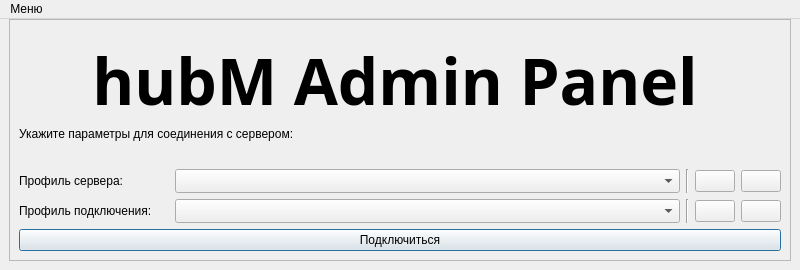
<?xml version="1.0" encoding="UTF-8"?>
<ui version="4.0">
 <class>Launch</class>
 <widget class="QMainWindow" name="Launch">
  <property name="geometry">
   <rect>
    <x>0</x>
    <y>0</y>
    <width>800</width>
    <height>270</height>
   </rect>
  </property>
  <property name="sizePolicy">
   <sizepolicy hsizetype="Fixed" vsizetype="Fixed">
    <horstretch>0</horstretch>
    <verstretch>0</verstretch>
   </sizepolicy>
  </property>
  <property name="minimumSize">
   <size>
    <width>800</width>
    <height>270</height>
   </size>
  </property>
  <property name="maximumSize">
   <size>
    <width>800</width>
    <height>270</height>
   </size>
  </property>
  <property name="windowTitle">
   <string>hubM Admin Panel Connect</string>
  </property>
  <property name="windowIcon">
   <iconset>
    <normaloff>:/res/icon_connect</normaloff>:/res/icon_connect</iconset>
  </property>
  <property name="documentMode">
   <bool>false</bool>
  </property>
  <widget class="QWidget" name="centralwidget">
   <layout class="QGridLayout" name="gridLayout">
    <property name="topMargin">
     <number>0</number>
    </property>
    <item row="0" column="0">
     <widget class="QFrame" name="frame">
      <property name="frameShape">
       <enum>QFrame::Shape::StyledPanel</enum>
      </property>
      <layout class="QVBoxLayout" name="verticalLayout_4">
       <property name="topMargin">
        <number>0</number>
       </property>
       <item>
        <layout class="QHBoxLayout" name="horizontalLayout">
         <item>
          <layout class="QVBoxLayout" name="verticalLayout">
           <property name="sizeConstraint">
            <enum>QLayout::SizeConstraint::SetDefaultConstraint</enum>
           </property>
           <item>
            <widget class="QFrame" name="frame_2">
             <property name="frameShape">
              <enum>QFrame::Shape::NoFrame</enum>
             </property>
             <property name="frameShadow">
              <enum>QFrame::Shadow::Raised</enum>
             </property>
             <property name="lineWidth">
              <number>0</number>
             </property>
             <widget class="QLabel" name="label_5">
              <property name="geometry">
               <rect>
                <x>0</x>
                <y>50</y>
                <width>571</width>
                <height>71</height>
               </rect>
              </property>
              <property name="sizePolicy">
               <sizepolicy hsizetype="Minimum" vsizetype="Minimum">
                <horstretch>0</horstretch>
                <verstretch>0</verstretch>
               </sizepolicy>
              </property>
              <property name="text">
               <string>&lt;html&gt;&lt;head/&gt;&lt;body&gt;&lt;p&gt;Укажите параметры для соединения с сервером:&lt;/p&gt;&lt;/body&gt;&lt;/html&gt;</string>
              </property>
              <property name="textFormat">
               <enum>Qt::TextFormat::RichText</enum>
              </property>
              <property name="scaledContents">
               <bool>false</bool>
              </property>
              <property name="alignment">
               <set>Qt::AlignmentFlag::AlignBottom|Qt::AlignmentFlag::AlignLeading|Qt::AlignmentFlag::AlignLeft</set>
              </property>
             </widget>
             <widget class="QLabel" name="label_9">
              <property name="geometry">
               <rect>
                <x>60</x>
                <y>0</y>
                <width>632</width>
                <height>121</height>
               </rect>
              </property>
              <property name="sizePolicy">
               <sizepolicy hsizetype="Expanding" vsizetype="Expanding">
                <horstretch>0</horstretch>
                <verstretch>0</verstretch>
               </sizepolicy>
              </property>
              <property name="font">
               <font>
                <family>Britannic</family>
                <pointsize>14</pointsize>
                <bold>true</bold>
               </font>
              </property>
              <property name="text">
               <string>&lt;html&gt;&lt;head/&gt;&lt;body&gt;&lt;p&gt;&lt;span style=&quot; font-size:48pt;&quot;&gt;hubM Admin Panel&lt;/span&gt;&lt;/p&gt;&lt;/body&gt;&lt;/html&gt;</string>
              </property>
              <property name="textFormat">
               <enum>Qt::TextFormat::MarkdownText</enum>
              </property>
              <property name="scaledContents">
               <bool>false</bool>
              </property>
              <property name="alignment">
               <set>Qt::AlignmentFlag::AlignCenter</set>
              </property>
             </widget>
             <widget class="QLabel" name="label">
              <property name="geometry">
               <rect>
                <x>670</x>
                <y>50</y>
                <width>71</width>
                <height>71</height>
               </rect>
              </property>
              <property name="maximumSize">
               <size>
                <width>120</width>
                <height>120</height>
               </size>
              </property>
              <property name="pixmap">
               <pixmap resource="resources.qrc">:/res/image/hub_fill.png</pixmap>
              </property>
              <property name="scaledContents">
               <bool>true</bool>
              </property>
              <property name="wordWrap">
               <bool>false</bool>
              </property>
              <property name="openExternalLinks">
               <bool>false</bool>
              </property>
             </widget>
            </widget>
           </item>
          </layout>
         </item>
        </layout>
       </item>
       <item>
        <layout class="QVBoxLayout" name="verticalLayout_5">
         <item>
          <layout class="QVBoxLayout" name="verticalLayout_6">
           <item>
            <layout class="QHBoxLayout" name="horizontalLayout_3">
             <item>
              <widget class="QLabel" name="label_6">
               <property name="minimumSize">
                <size>
                 <width>150</width>
                 <height>0</height>
                </size>
               </property>
               <property name="text">
                <string>Профиль сервера:</string>
               </property>
              </widget>
             </item>
             <item>
              <widget class="QComboBox" name="cb_servers">
               <property name="sizePolicy">
                <sizepolicy hsizetype="MinimumExpanding" vsizetype="Fixed">
                 <horstretch>0</horstretch>
                 <verstretch>0</verstretch>
                </sizepolicy>
               </property>
               <property name="maxVisibleItems">
                <number>15</number>
               </property>
               <property name="maxCount">
                <number>15</number>
               </property>
               <property name="sizeAdjustPolicy">
                <enum>QComboBox::SizeAdjustPolicy::AdjustToMinimumContentsLengthWithIcon</enum>
               </property>
              </widget>
             </item>
             <item>
              <widget class="Line" name="line_2">
               <property name="orientation">
                <enum>Qt::Orientation::Vertical</enum>
               </property>
              </widget>
             </item>
             <item>
              <widget class="QPushButton" name="btn_server_new">
               <property name="text">
                <string/>
               </property>
               <property name="icon">
                <iconset theme="folder-new"/>
               </property>
              </widget>
             </item>
             <item>
              <widget class="QPushButton" name="btn_server_delete">
               <property name="text">
                <string/>
               </property>
               <property name="icon">
                <iconset theme="edit-delete"/>
               </property>
              </widget>
             </item>
            </layout>
           </item>
           <item>
            <layout class="QHBoxLayout" name="horizontalLayout_4">
             <item>
              <widget class="QLabel" name="label_8">
               <property name="minimumSize">
                <size>
                 <width>150</width>
                 <height>0</height>
                </size>
               </property>
               <property name="text">
                <string>Профиль подключения:</string>
               </property>
              </widget>
             </item>
             <item>
              <widget class="QComboBox" name="cb_creds">
               <property name="sizePolicy">
                <sizepolicy hsizetype="MinimumExpanding" vsizetype="Fixed">
                 <horstretch>0</horstretch>
                 <verstretch>0</verstretch>
                </sizepolicy>
               </property>
               <property name="maxVisibleItems">
                <number>15</number>
               </property>
               <property name="maxCount">
                <number>15</number>
               </property>
               <property name="sizeAdjustPolicy">
                <enum>QComboBox::SizeAdjustPolicy::AdjustToMinimumContentsLengthWithIcon</enum>
               </property>
              </widget>
             </item>
             <item>
              <widget class="Line" name="line">
               <property name="orientation">
                <enum>Qt::Orientation::Vertical</enum>
               </property>
              </widget>
             </item>
             <item>
              <widget class="QPushButton" name="btn_creds_new">
               <property name="text">
                <string/>
               </property>
               <property name="icon">
                <iconset theme="contact-new"/>
               </property>
              </widget>
             </item>
             <item>
              <widget class="QPushButton" name="btn_creds_delete">
               <property name="text">
                <string/>
               </property>
               <property name="icon">
                <iconset theme="edit-delete"/>
               </property>
              </widget>
             </item>
            </layout>
           </item>
          </layout>
         </item>
         <item>
          <widget class="QPushButton" name="btn_connect">
           <property name="text">
            <string>Подключиться</string>
           </property>
           <property name="icon">
            <iconset theme="utilities-system-monitor"/>
           </property>
           <property name="checkable">
            <bool>false</bool>
           </property>
           <property name="autoDefault">
            <bool>true</bool>
           </property>
           <property name="default">
            <bool>true</bool>
           </property>
          </widget>
         </item>
        </layout>
       </item>
      </layout>
     </widget>
    </item>
   </layout>
  </widget>
  <widget class="QMenuBar" name="menuBar">
   <property name="geometry">
    <rect>
     <x>0</x>
     <y>0</y>
     <width>800</width>
     <height>22</height>
    </rect>
   </property>
   <widget class="QMenu" name="menu">
    <property name="title">
     <string>Меню</string>
    </property>
    <widget class="QMenu" name="menu_2">
     <property name="title">
      <string>Сброс настроек</string>
     </property>
     <property name="icon">
      <iconset theme="document-properties"/>
     </property>
     <addaction name="menu_reset_servers"/>
     <addaction name="menu_reset_creds"/>
     <addaction name="menu_reset_all_profiles"/>
     <addaction name="menu_reset_master_password"/>
    </widget>
    <addaction name="menu_2"/>
    <addaction name="menu_update"/>
    <addaction name="menu_connect"/>
   </widget>
   <addaction name="menu"/>
  </widget>
  <action name="menu_reset_servers">
   <property name="text">
    <string>Сброс профилей сервера</string>
   </property>
  </action>
  <action name="menu_reset_creds">
   <property name="text">
    <string>Сброс профилей подключения</string>
   </property>
  </action>
  <action name="menu_update">
   <property name="icon">
    <iconset theme="emblem-downloads"/>
   </property>
   <property name="text">
    <string>Обновление</string>
   </property>
  </action>
  <action name="menu_reset_all_profiles">
   <property name="text">
    <string>Сброс всех профилей</string>
   </property>
  </action>
  <action name="menu_reset_master_password">
   <property name="text">
    <string>Сброс мастер пароля</string>
   </property>
  </action>
  <action name="menu_connect">
   <property name="icon">
    <iconset theme="utilities-system-monitor"/>
   </property>
   <property name="text">
    <string>Подключиться</string>
   </property>
  </action>
 </widget>
 <tabstops>
  <tabstop>btn_connect</tabstop>
  <tabstop>cb_creds</tabstop>
  <tabstop>btn_creds_new</tabstop>
  <tabstop>btn_creds_delete</tabstop>
 </tabstops>
 <resources>
  <include location="resources.qrc"/>
 </resources>
 <connections/>
</ui>
